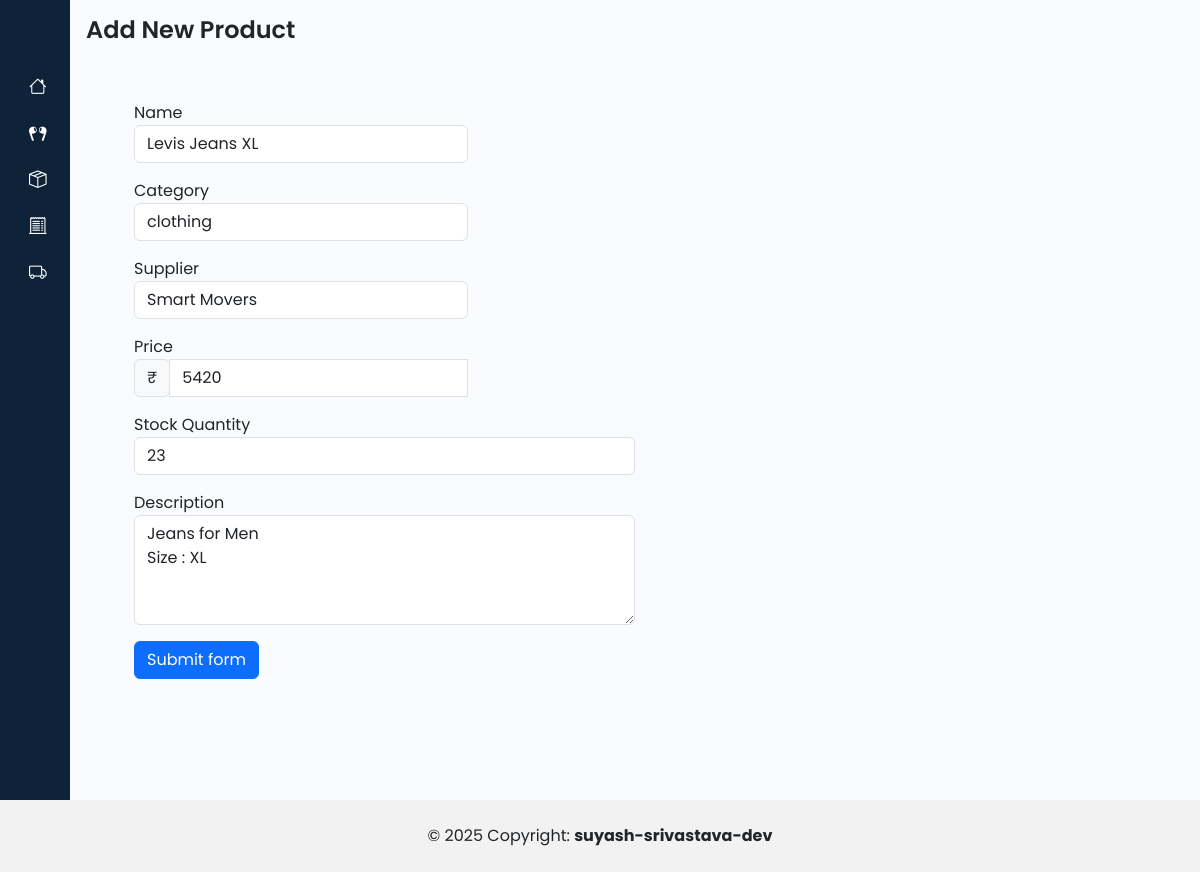
The app's page /edit-product/3 with its own data.
### inventory_management/models.py (models this page shows)
class Product(models.Model):
    name=models.CharField(max_length=200,unique=True)
    description=models.TextField()
    category = models.CharField(max_length=20, choices=[(c.value, c.name) for c in Category])
    price=models.IntegerField(default=0)
    stock=models.IntegerField(default=0)
    supplier = models.ForeignKey(Supplier, on_delete=models.CASCADE)

class Supplier(models.Model):
    name=models.CharField(max_length=200,unique=True)
    email=models.CharField(max_length=200,unique=True)
    phone_number=models.CharField(max_length=10)
    address=models.CharField(max_length=200)

### inventory_management/views.py (the view)
# urls.py: path("edit-product/<int:id>", views.edit_product, name="edit_product"),
def edit_product(request,id):
    context={}
    if request.method == 'POST':
        product_name = request.POST.get('product_name')
        category = request.POST.get('category')
        supplier = request.POST.get('supplier')
        price = request.POST.get('price')
        description = request.POST.get('description')
        stock_quantity = request.POST.get('stock_quantity')
        print(f"{supplier=}")
        supplier_obj=Supplier.objects.get(name=supplier)
        context['product_add']=True
        context['product_name']=product_name
        product=Product.objects.filter(id=id).update(name=product_name,
                        description=description,
                        category=category,
                        price=price,
                        stock=stock_quantity,
                        supplier=supplier_obj)
        return redirect('products')
    else:
        product=Product.objects.filter(id=id).values()
        suppliers=Supplier.objects.all()
        supplier_list=[]
        category_list=[]
        for supplier in suppliers:
            supplier_list.append(supplier.name)
        for category in Category:
            category_list.append(category.value)
        context['suppliers']=supplier_list
        context['table_data']=products
        context['categorys']=category_list
        context['product']=product[0]
        context['supplier_name']=Product.objects.get(pk=id).supplier.name
        print(f"{context=}")
        return render(request, 'inventory_management/add_product.html', context)

### inventory_management/templates/inventory_management/add_product.html (shortened to what this page needs)
{% extends "base.html" %}
{% block page_content %}
  <h1>Add New Product</h1>
<div class="container p-5 ">
  <form class="needs-validation" novalidate method="post">
    <div class="form-row">
      <div class="col-md-4 mb-3">
        <label for="product_name">Name</label>
        <input type="text" class="form-control" id="product_name" name="product_name" placeholder="Product Name" value="{{product.name}}" required>
      </div>
      <div class="form-group col-md-4 mb-3">
        <label for="category">Category</label>
        <select class="form-control" id="category" name="category" required>
          {% for option in categorys %}
          <option value="{{ option }}" {% if option == product.category %}selected{% endif %}>{{option}}</option>
          {% endfor %}
        </select>
      </div>
      <div class="form-group col-md-4 mb-3">
        <label for="supplier">Supplier</label>
        <select class="form-control" id="supplier" name="supplier" value="{{supplier_name}}" required>
          {% for option in suppliers %}
          <option value="{{ option }}" {% if option == supplier_name %}selected{% endif %}>{{option}}</option>
          {% endfor %}
        </select>
      </div>
      <div class="col-md-4 mb-3">
        <label for="price">Price</label>
        <div class="input-group">
          <div class="input-group-prepend">
            <span class="input-group-text" id="inputGroupPrepend">₹</span>
          </div>
          <input type="number" class="form-control" id="price" name="price" placeholder="20" aria-describedby="inputGroupPrepend" value="{{product.price}}" required>
        </div>
      </div>
    </div>
    <div class="form-row">
      <div class="col-md-6 mb-3">
        <label for="stock_quantity">Stock Quantity</label>
        <input type="number" class="form-control" id="stock_quantity" name="stock_quantity" placeholder="52" value="{{product.stock}}" required>
      </div>
      <div class="form-group col-md-6 mb-3">
        <label for="description">Description</label>
        <textarea class="form-control" id="description" name="description" rows="4">{{product.description}}</textarea>
      </div>
    </div>
    <button class="btn btn-primary" type="submit">Submit form</button>
  </form>
</div>
{% endblock page_content %}

### static/css/style.css (style rules this page uses)
h1 { font-weight: 600; font-size: 1.5rem; }
body { font-family: 'Poppins', sans-serif; }

### records on screen
Product: product_name "Levis Jeans XL", category "clothing", price "5420", stock_quantity "23", description "Jeans for Men Size : XL"
Supplier: supplier "Smart Movers"
